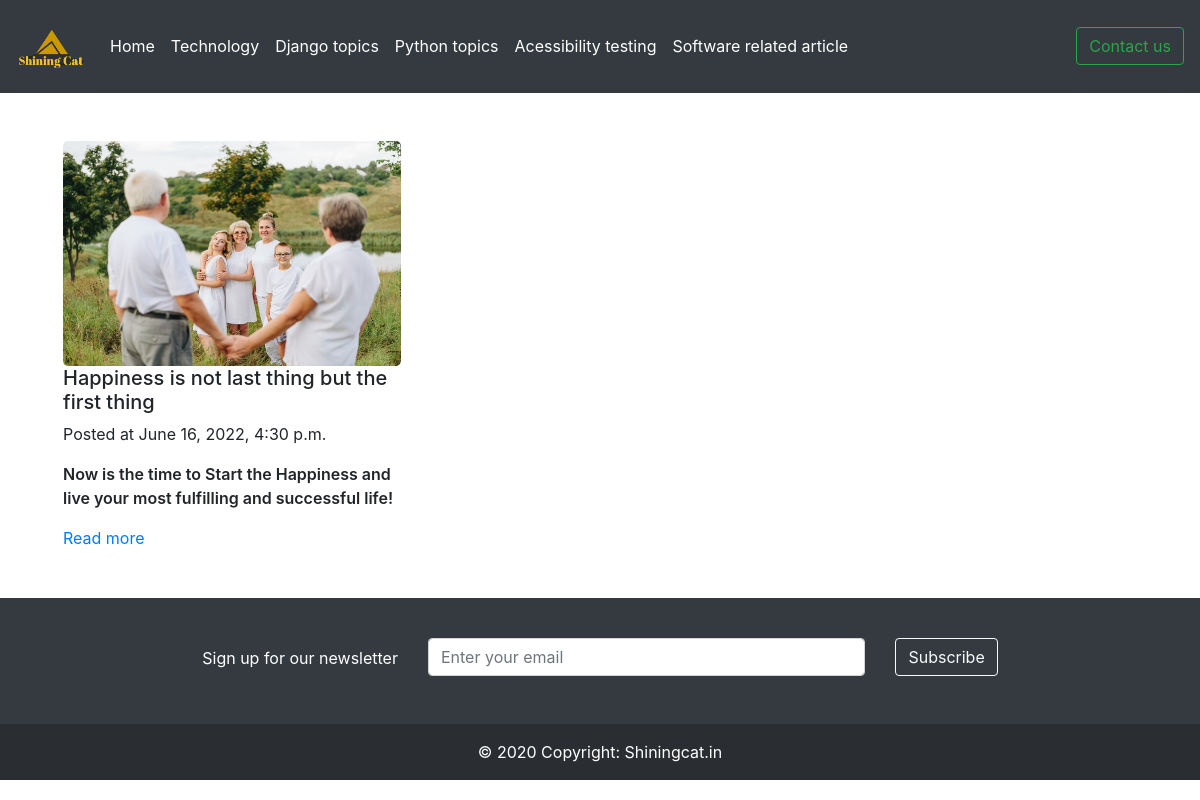
The app's page /python with its own data.
### blog/models.py (models this page shows)
class Post(models.Model):
    title = models.CharField(max_length=255)
    article_img = models.ImageField(upload_to=None, height_field=None, width_field=None, max_length=100,default="")
    field = models.CharField(max_length=50,default="")
    slug = models.SlugField()
    intro = models.TextField()
    body = models.TextField()
    date_added = models.DateTimeField(auto_now_add=True)
    class Meta:
        ordering = ['-date_added']

### blog/views.py (the view)
# urls.py: path('python',python),
def python(request):
    posts = Post.objects.filter(field='python').values()
    print(posts)
    return render(request, 'blog/frontpage.html', {'posts': posts})

### blog/templates/blog/frontpage.html (shortened to what this page needs)
{% extends 'blog/base.html' %}
{% block content %}
<div class="row">
    {% for post in posts %}
        <div class="col-sm-4">
            <img src="/media/{{post.article_img}}" alt="Avatar" class="logo">
            <h5>{{ post.title }}</h5>
            <p class="textdate">Posted at {{ post.date_added }}</p>
            <p class="fontdate">{{ post.intro }}</p>
            <a href="{% url 'post_detail' post.slug %}">Read more</a>
            </div>
    {% endfor %}
{% endblock %}

### staticfiles/main.css (style rules this page uses)
img { border-radius:5px; }
.textdate { font-size: medium; }
.fontdate { font-size: medium; font-weight: 600; }

### records on screen
Post: article_img (picture), title "Happiness is not last thing but the first thing", date_added "June 16, 2022, 4:30 p.m.", intro "Now is the time to Start the Happiness and live your most fulfilling and successful life!"
